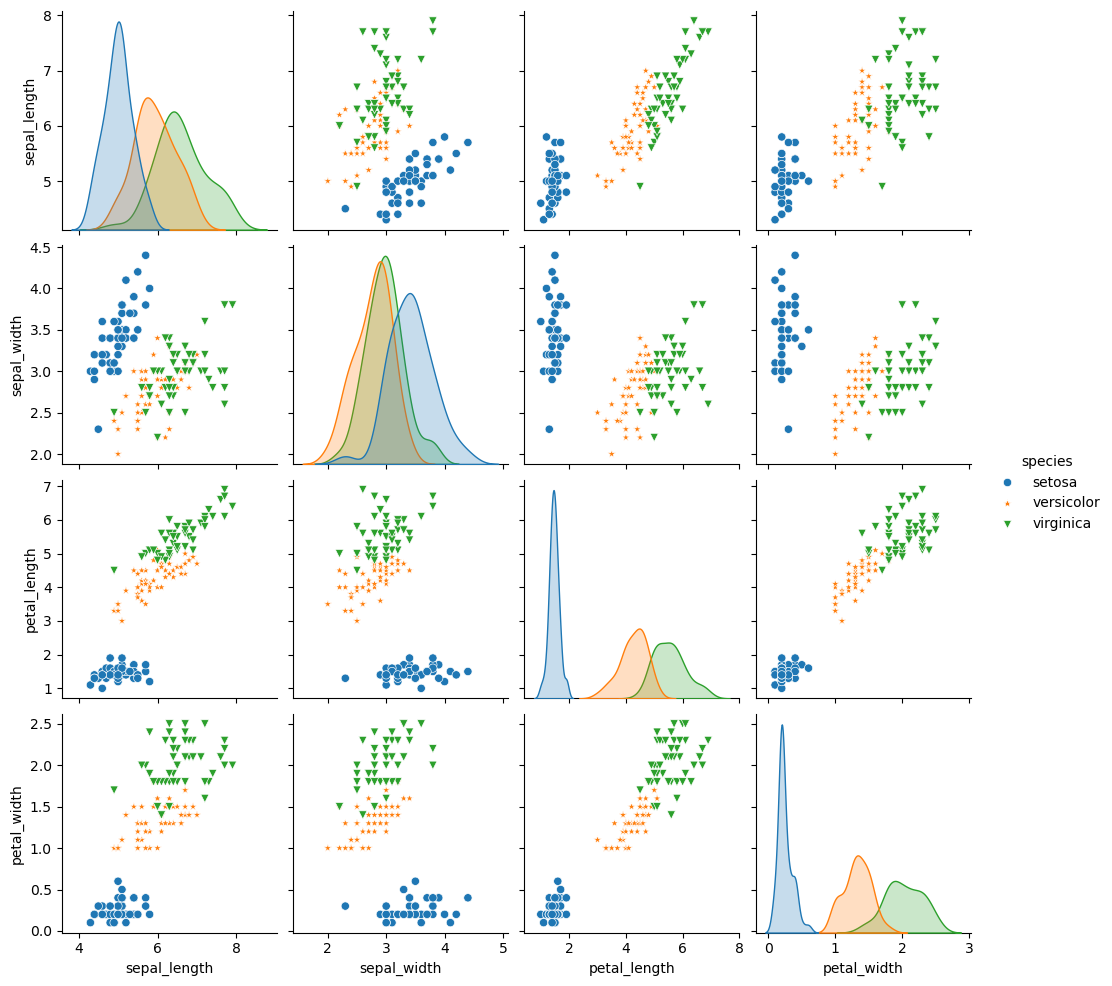

Here is the Python script that generated this plot:
""" p6_8.py """

import seaborn as sns

df = sns.load_dataset("iris")
pp = sns.pairplot(df, hue='species', markers=["o", "*", "v"])
pp.savefig("p6_8.png")
#
